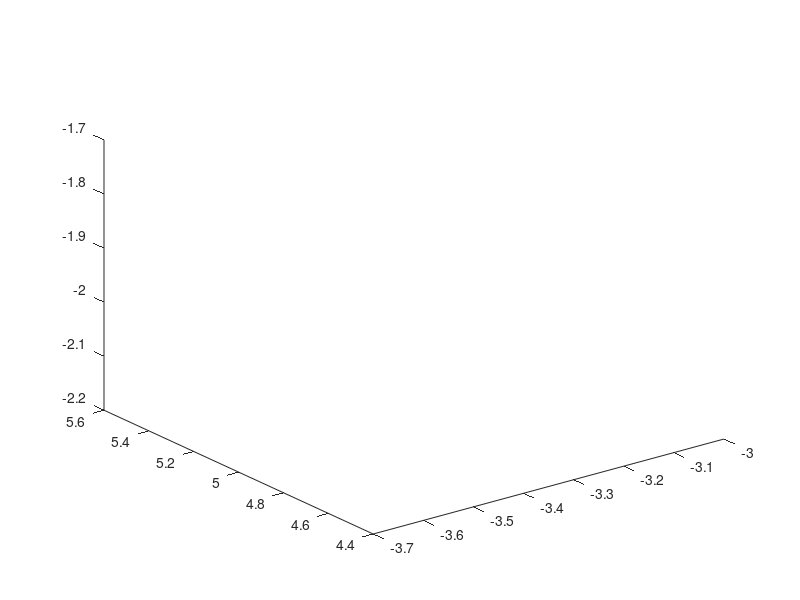

Here is the MATLAB script that generated this plot:
clc,clear,close all;
% 创建一个3x3矩阵
A = [1 2 3; 4 5 6; 7 8 9];

% 对矩阵进行奇异值分解
[U,S,V] = svd(A);

% 创建一个时间向量
t = linspace(0,2*pi,100);

% 创建一个在三维空间中移动的线
x = sin(t);
y = cos(t);
z = t;

% 创建一个新的图形窗口
figure

% 设置坐标轴的标签
xlabel('X')
ylabel('Y')
zlabel('Z')

% 显示图形
grid on
axis equal
title('3D Animation of a Line in SVD Transformed Space')

% 在三维空间中画出变换后的线
for i = 1:length(t)
    % 将线变换到新的坐标系
    new_points = V*[x(i); y(i); z(i)];

    % 画出变换后的线
    plot3(new_points(1,:), new_points(2,:), new_points(3,:))

    % 更新图形窗口
    drawnow

    % 暂停一段时间
    pause(0.1)
end
